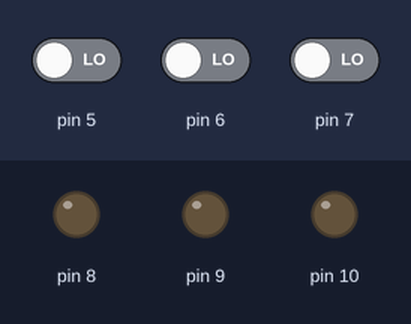
Simulated run of this sketch. Board: Arduino Uno, built with avr-gcc and run on an emulated ATmega328P. Parts: output pins drawn as LEDs (lit = HIGH). The inputs (shaded band) are chosen by the test bench; at power-on: pin 5 LOW, pin 6 LOW, pin 7 LOW.

Above: at 1.2 s.
1.3 s: pin 5 driven HIGH
At 2.4 s:
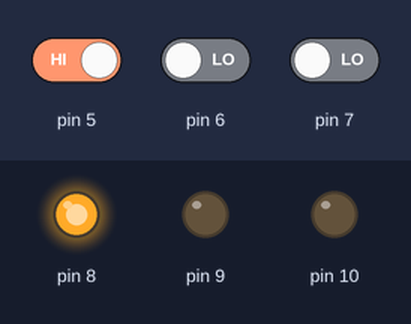
2.8 s: pin 6 driven HIGH
At 3.6 s:
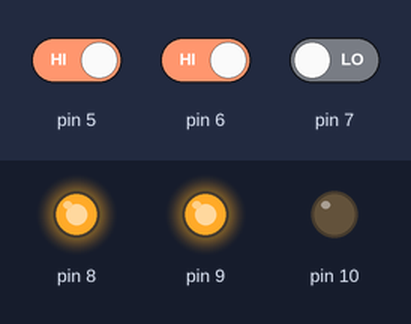
4.3 s: pin 7 driven HIGH
At 4.6 s:
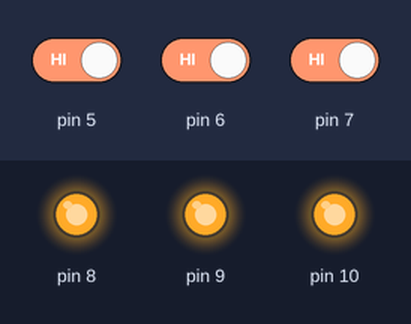
5.8 s: pin 5 driven LOW
At 7.0 s:
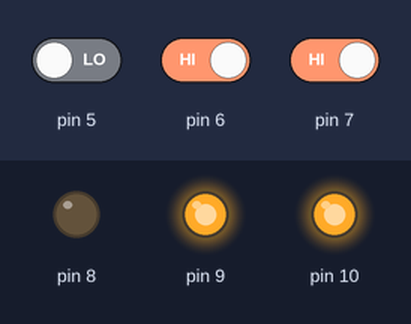
7.3 s: pin 6 driven LOW
At 8.0 s:
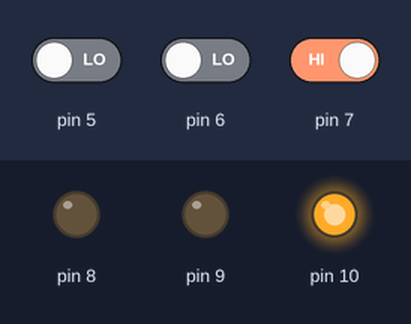
8.8 s: pin 5 driven HIGH
At 9.3 s:
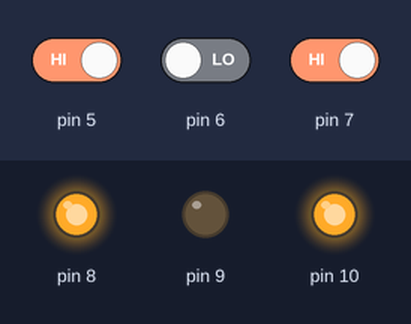
Timing chart, 0 to 11.3 s (numbered marks = the images above; inputs shaded):
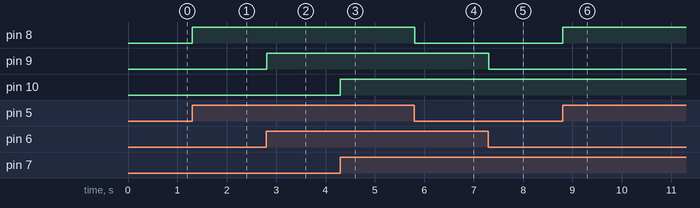

The sketch:

Button_and_Switch_Tutorial2.ino
```cpp
// C++ code
//
void setup()
{
  pinMode(5, INPUT);
  pinMode(8, OUTPUT);
  pinMode(6, INPUT);
  pinMode(9, OUTPUT);
  pinMode(7, INPUT);
  pinMode(10, OUTPUT);
}

void loop()
{
  if (digitalRead(5) == HIGH) {
    digitalWrite(8, HIGH);
  } else {
    digitalWrite(8, LOW);
  }
  if (digitalRead(6) == HIGH) {
    digitalWrite(9, HIGH);
  } else {
    digitalWrite(9, LOW);
  }
  if (digitalRead(7) == HIGH) {
    digitalWrite(10, HIGH);
  } else {
    digitalWrite(10, LOW);
  }
  delay(10); // Delay a little bit to improve simulation performance
}
```

Measured:
- after the input at 1.3 s, pin 8: LOW → HIGH at once
- after the input at 2.8 s, pin 9: LOW → HIGH at once
- after the input at 4.3 s, pin 10: LOW → HIGH at once
- after the input at 5.8 s, pin 8: HIGH → LOW at once
- after the input at 7.3 s, pin 9: HIGH → LOW at once
- after the input at 8.8 s, pin 8: LOW → HIGH at once
